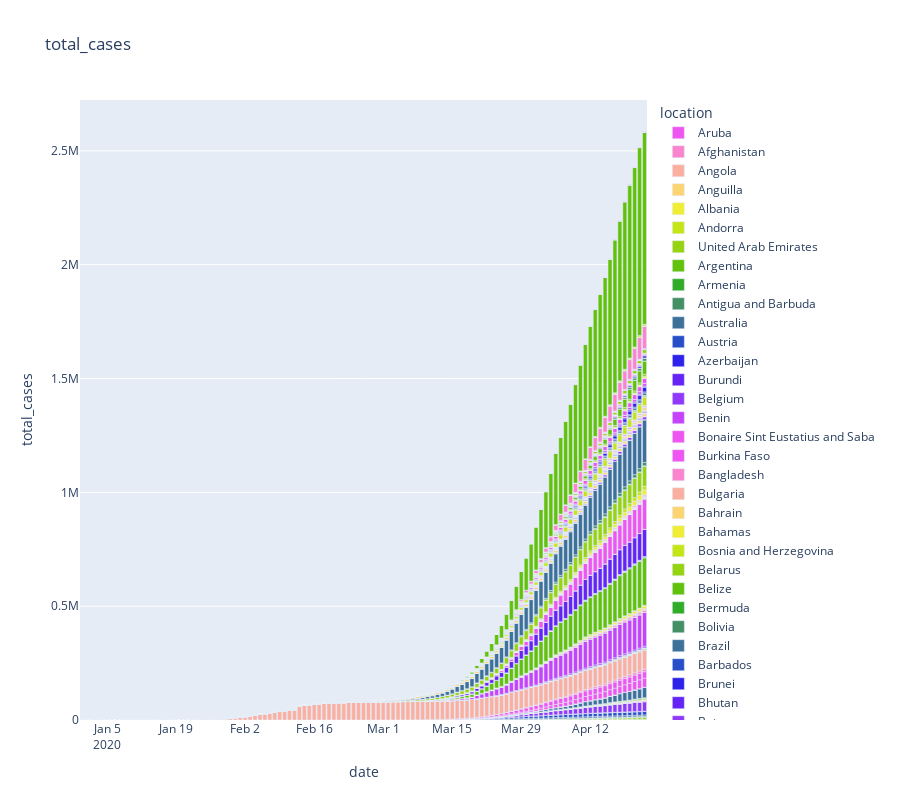
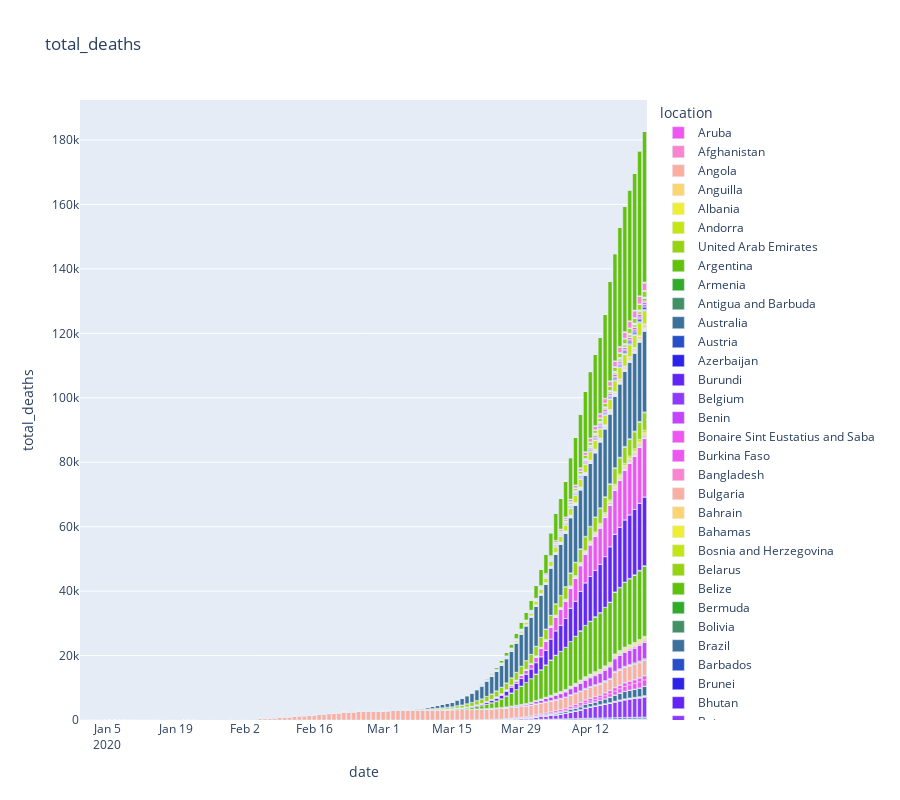

Notebook code cell kept with these figures, in order:
### Code cell
fig = px.bar(df, x="date", y="total_cases", color='location', height=800,
             title='total_cases', color_discrete_sequence = px.colors.cyclical.mygbm)
fig.show()

# =========================================

fig = px.bar(df, x="date", y="total_deaths", color='location', height=800,
             title='total_deaths', color_discrete_sequence = px.colors.cyclical.mygbm)
fig.show()

# =========================================

fig = px.bar(df, x="date", y="new_cases", color='location', height=800,
             title='new_cases', color_discrete_sequence = px.colors.cyclical.mygbm)
fig.show()
